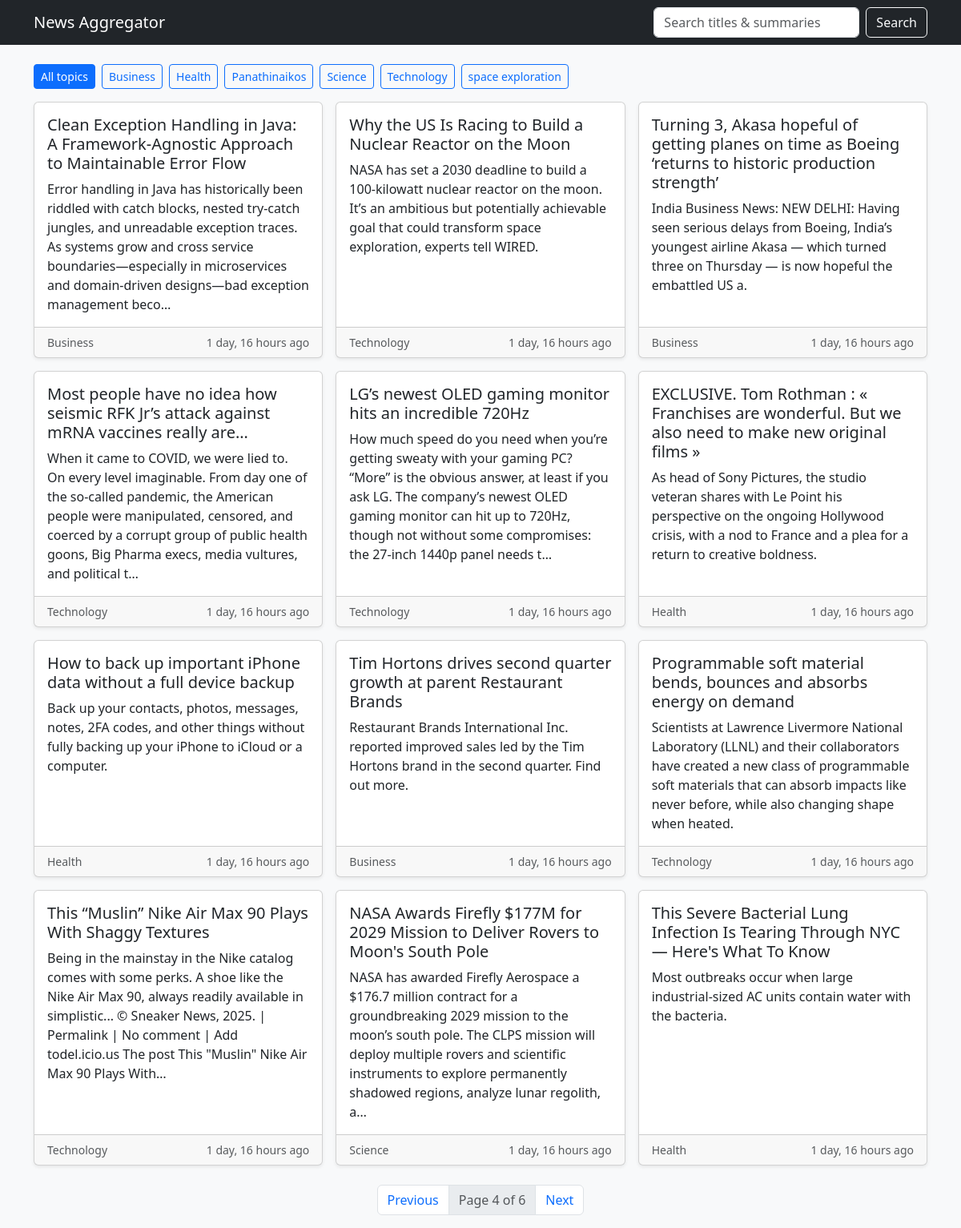
/?page=4, run on the app's committed database.
### core/models.py (models this page shows, shortened)
class Topic(models.Model):
    name = models.CharField(max_length=100, unique=True)
    slug = models.SlugField(max_length=120, unique=True, blank=True)

class Article(models.Model):
    topic = models.ForeignKey(Topic, on_delete=models.CASCADE, related_name='articles')
    title = models.CharField(max_length=255)
    url = models.URLField(unique=True)  # enforce no duplicates across topics
    summary = models.TextField(blank=True)
    published_at = models.DateTimeField()
    source_name = models.CharField(max_length=255, blank=True)
    class Meta:
        indexes = [
            models.Index(fields=['-published_at']),
        ]

### core/views.py (the view)
# urls.py: path('', home, name='home'),
def home(request):
    topics = Topic.objects.all().order_by('name')
    qs = Article.objects.select_related('topic').order_by('-published_at')
    topic_id = request.GET.get('topic')
    if topic_id:
        qs = qs.filter(topic_id=topic_id)
    q = request.GET.get('q')
    if q:
        qs = qs.filter(Q(title__icontains=q) | Q(summary__icontains=q))
    paginator = Paginator(qs, 12)
    page = request.GET.get('page')
    articles = paginator.get_page(page)
    return render(request, 'core/home.html', {
        'topics': topics,
        'articles': articles,
    })

### core/templates/core/home.html (shortened to what this page needs)
{% load humanize %}
<!DOCTYPE html>
<html lang="en">
<head>
  <link
    href="https://cdn.jsdelivr.net/npm/bootstrap@5.3.3/dist/css/bootstrap.min.css"
    rel="stylesheet"
  />
</head>
<body class="bg-light">
<nav class="navbar navbar-expand-lg navbar-dark bg-dark mb-4">
  <div class="container">
    <a class="navbar-brand" href="{% url 'home' %}">News Aggregator</a>
    <form class="d-flex" method="get" action="{% url 'home' %}">
      <input class="form-control me-2" type="search" name="q"
             placeholder="Search titles & summaries"
             value="{{ request.GET.q|default:'' }}">
      <button class="btn btn-outline-light" type="submit">Search</button>
    </form>
  </div>
</nav>
<div class="container">
  <div class="row mb-3">
    <div class="col">
      <div class="d-flex flex-wrap gap-2">
        <a class="btn btn-sm {% if request.resolver_match.url_name == 'home' %}btn-primary{% else %}btn-outline-primary{% endif %}"
            href="{% url 'home' %}{% if request.GET.q %}?q={{ request.GET.q }}{% endif %}">
            All topics
        </a>
        {% for t in topics %}
            {% url 'topic-detail' t.slug as t_url %}
            <a class="btn btn-sm {% if request.path == t_url %}btn-primary{% else %}btn-outline-primary{% endif %}"
                href="{{ t_url }}{% if request.GET.q %}?q={{ request.GET.q }}{% endif %}">
                {{ t.name }}
            </a>
        {% endfor %}
      </div>
    </div>
  </div>
  {% if articles %}
    <div class="row row-cols-1 row-cols-md-2 row-cols-lg-3 g-3">
      {% for a in articles %}
      <div class="col">
        <div class="card h-100 shadow-sm">
          <div class="card-body">
            <h5 class="card-title">
              <a href="{{ a.url }}" class="link-dark text-decoration-none" target="_blank">
                {{ a.title }}
              </a>
            </h5>
            <p class="card-text">{{ a.summary|default:"No summary available." }}</p>
          </div>
          <div class="card-footer small text-muted d-flex justify-content-between">
            <span>
              {{ a.topic.name }}{% if a.source_name %} · {{ a.source_name }}{% endif %}
            </span>
            <span title="{{ a.published_at }}">{{ a.published_at|naturaltime }}</span>
          </div>
        </div>
      </div>
      {% endfor %}
    </div>
  {% else %}
    <div class="alert alert-info">No articles found. Try another topic or search term.</div>
  {% endif %}
  {% if articles.paginator.num_pages > 1 %}
  <nav class="mt-4">
    <ul class="pagination justify-content-center">
      {% if articles.has_previous %}
        <li class="page-item">
          <a class="page-link" href="?page={{ articles.previous_page_number }}{% if request.GET.topic %}&topic={{ request.GET.topic }}{% endif %}{% if request.GET.q %}&q={{ request.GET.q }}{% endif %}">
            Previous
          </a>
        </li>
      {% endif %}
      <li class="page-item disabled">
        <span class="page-link">Page {{ articles.number }} of {{ articles.paginator.num_pages }}</span>
      </li>
      {% if articles.has_next %}
        <li class="page-item">
          <a class="page-link" href="?page={{ articles.next_page_number }}{% if request.GET.topic %}&topic={{ request.GET.topic }}{% endif %}{% if request.GET.q %}&q={{ request.GET.q }}{% endif %}">
            Next
          </a>
        </li>
      {% endif %}
    </ul>
  </nav>
  {% endif %}
</div>
</body>
</html>

### data on the page
Topic: name "Business"
Topic: name "Health"
Topic: name "Panathinaikos"
Topic: name "Science"
Topic: name "Technology"
Topic: name "space exploration"
Article: title "Clean Exception Handling in Java: A Framework-Agnostic Approach to Maintainable Error Flow", summary "Error handling in Java has historically been riddled with catch blocks, nested try-catch jungles, and unreadable exception traces. As systems grow and cross service boundaries—especially in microservices and domain-driven designs—bad exception management beco…", topic.name "Business", published_at "1 day, 16 hours ago"
Article: title "Why the US Is Racing to Build a Nuclear Reactor on the Moon", summary "NASA has set a 2030 deadline to build a 100-kilowatt nuclear reactor on the moon. It’s an ambitious but potentially achievable goal that could transform space exploration, experts tell WIRED.", topic.name "Technology", published_at "1 day, 16 hours ago"
Article: title "Turning 3, Akasa hopeful of getting planes on time as Boeing ‘returns to historic production strength’", summary "India Business News: NEW DELHI: Having seen serious delays from Boeing, India’s youngest airline Akasa — which turned three on Thursday — is now hopeful the embattled US a.", topic.name "Business", published_at "1 day, 16 hours ago"
Article: title "Most people have no idea how seismic RFK Jr’s attack against mRNA vaccines really are…", summary "When it came to COVID, we were lied to. On every level imaginable. From day one of the so-called pandemic, the American people were manipulated, censored, and coerced by a corrupt group of public health goons, Big Pharma execs, media vultures, and political t…", topic.name "Technology", published_at "1 day, 16 hours ago"
Article: title "LG’s newest OLED gaming monitor hits an incredible 720Hz", summary "How much speed do you need when you’re getting sweaty with your gaming PC? “More” is the obvious answer, at least if you ask LG. The company’s newest OLED gaming monitor can hit up to 720Hz, though not without some compromises: the 27-inch 1440p panel needs t…", topic.name "Technology", published_at "1 day, 16 hours ago"
Article: title "EXCLUSIVE. Tom Rothman : « Franchises are wonderful. But we also need to make new original films »", summary "As head of Sony Pictures, the studio veteran shares with Le Point his perspective on the ongoing Hollywood crisis, with a nod to France and a plea for a return to creative boldness.", topic.name "Health", published_at "1 day, 16 hours ago"
Article: title "How to back up important iPhone data without a full device backup", summary "Back up your contacts, photos, messages, notes, 2FA codes, and other things without fully backing up your iPhone to iCloud or a computer.", topic.name "Health", published_at "1 day, 16 hours ago"
Article: title "Tim Hortons drives second quarter growth at parent Restaurant Brands", summary "Restaurant Brands International Inc. reported improved sales led by the Tim Hortons brand in the second quarter. Find out more.", topic.name "Business", published_at "1 day, 16 hours ago"
Article: title "Programmable soft material bends, bounces and absorbs energy on demand", summary "Scientists at Lawrence Livermore National Laboratory (LLNL) and their collaborators have created a new class of programmable soft materials that can absorb impacts like never before, while also changing shape when heated.", topic.name "Technology", published_at "1 day, 16 hours ago"
Article: title "This “Muslin” Nike Air Max 90 Plays With Shaggy Textures", summary "Being in the mainstay in the Nike catalog comes with some perks. A shoe like the Nike Air Max 90, always readily available in simplistic... © Sneaker News, 2025. | Permalink | No comment | Add todel.icio.us The post This \"Muslin\" Nike Air Max 90 Plays With…", topic.name "Technology", published_at "1 day, 16 hours ago"
Article: title "NASA Awards Firefly $177M for 2029 Mission to Deliver Rovers to Moon's South Pole", summary "NASA has awarded Firefly Aerospace a $176.7 million contract for a groundbreaking 2029 mission to the moon’s south pole. The CLPS mission will deploy multiple rovers and scientific instruments to explore permanently shadowed regions, analyze lunar regolith, a…", topic.name "Science", published_at "1 day, 16 hours ago"
Article: title "This Severe Bacterial Lung Infection Is Tearing Through NYC — Here's What To Know", summary "Most outbreaks occur when large industrial-sized AC units contain water with the bacteria.", topic.name "Health", published_at "1 day, 16 hours ago"

### other printed values
{{ articles.number }} "4"
{{ articles.paginator.num_pages }} "6"
